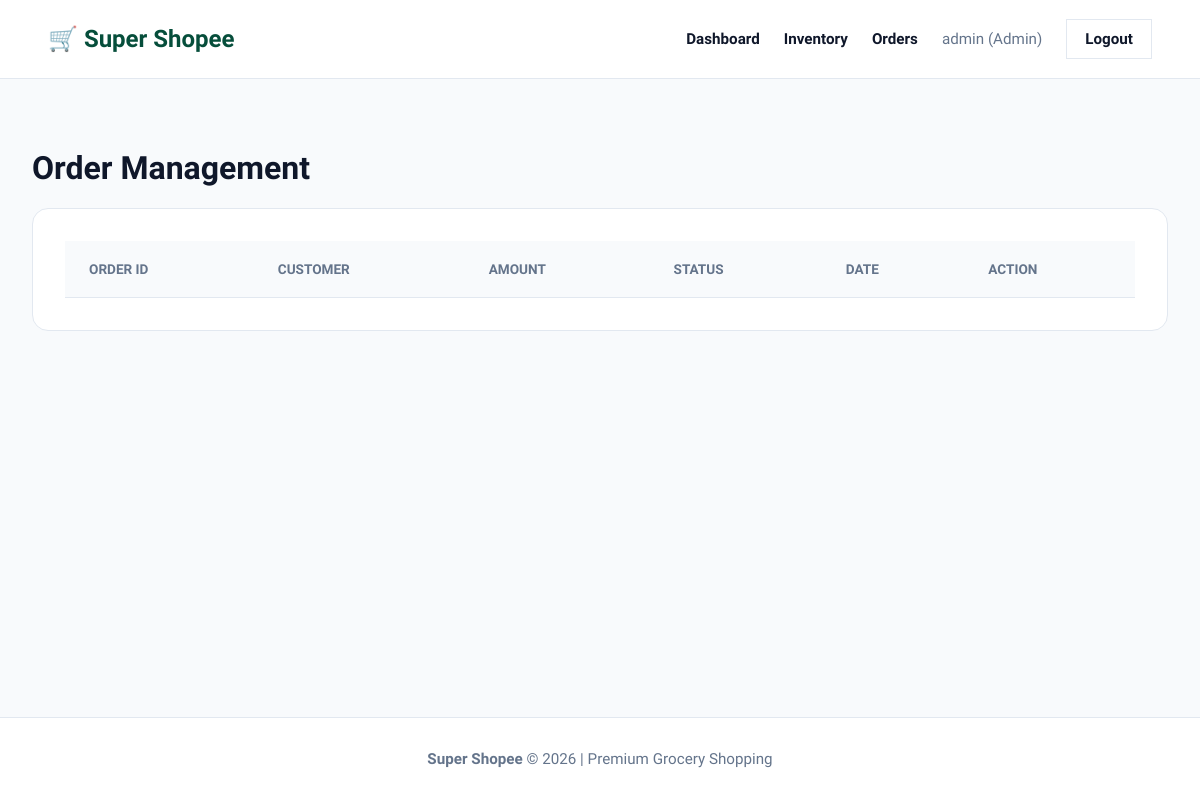
Page /admin/orders (signed in) on the earlier database version.
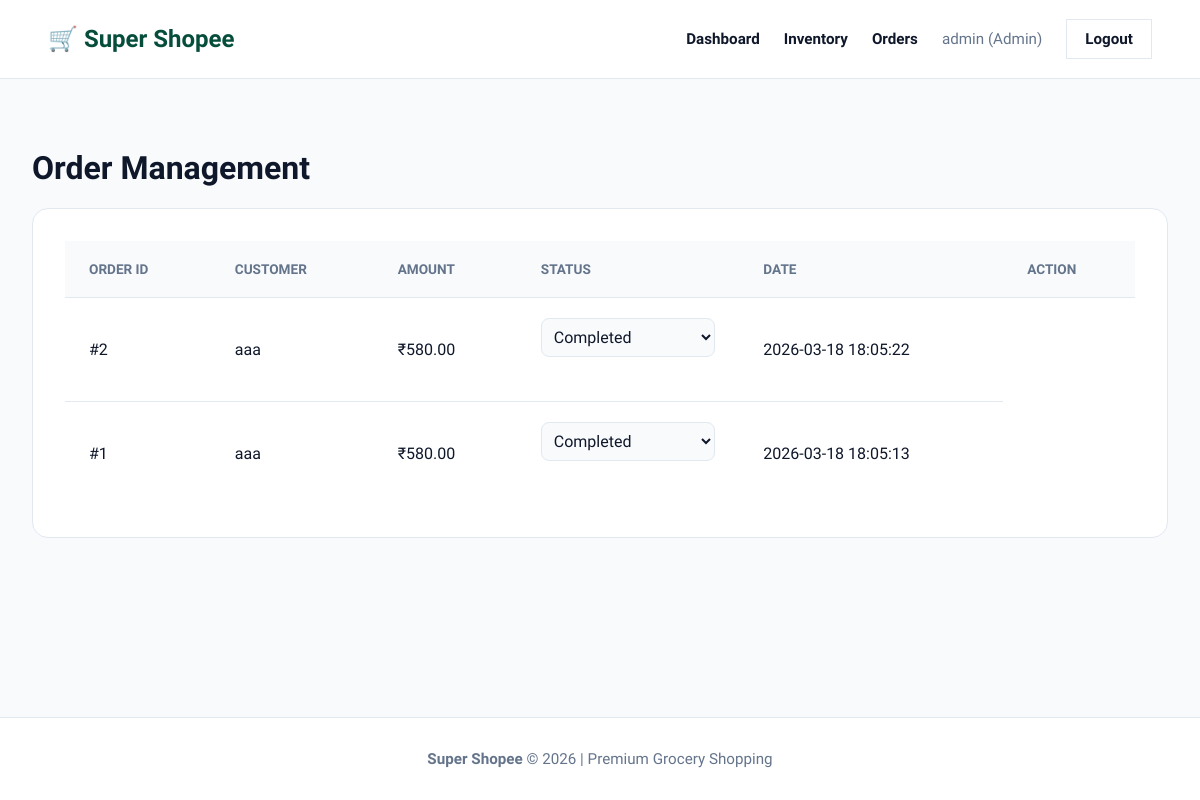
Same page on the later database version.
### tables this page shows
CREATE TABLE orders (id INTEGER PRIMARY KEY AUTOINCREMENT, customer_username TEXT NOT NULL, total_amount REAL NOT NULL, status TEXT NOT NULL, order_date TEXT NOT NULL);

### app.py (the view)
@app.route("/admin/orders")
def admin_orders():
    if session.get("role") != 'Admin':
        return redirect("/")
    conn = get_db()
    orders = conn.execute("SELECT * FROM orders ORDER BY order_date DESC").fetchall()
    conn.close()
    return render_template('orders.html', orders=orders)

### app.py (called while the page is built)
def get_db():
    conn = sqlite3.connect(DB_PATH)
    conn.row_factory = sqlite3.Row
    return conn

### templates/orders.html (shortened to what this page needs)
{% extends "layout.html" %}
{% block content %}
<div class="container">
    <h1>Order Management</h1>
    <div style="background: white; padding: 2rem; border-radius: 16px; border: 1px solid var(--border); overflow-x: auto;">
        <table>
            <thead>
                <tr>
                    <th>Order ID</th>
                    <th>Customer</th>
                    <th>Amount</th>
                    <th>Status</th>
                    <th>Date</th>
                    <th>Action</th>
                </tr>
            </thead>
            <tbody>
                {% for order in orders %}
                <tr>
                    <td>#{{ order['id'] }}</td>
                    <td>{{ order['customer_username'] }}</td>
                    <td>₹{{ "%.2f"|format(order['total_amount']) }}</td>
                    <td>
                        <select onchange="updateStatus({{ order['id'] }}, this.value)" style="padding: 8px; border-radius: 8px; border: 1px solid var(--border);">
                            <option value="Completed" {% if order['status'] == 'Completed' %}selected{% endif %}>Completed</option>
                        </select>
                    </td>
                    <td>{{ order['order_date'] }}</td>
                </tr>
                {% endfor %}
            </tbody>
        </table>
    </div>
</div>
{% endblock %}

Differences in the rows shown:
added orders: id "2", customer_username "aaa", total_amount "580.00", status+id "Completed", order_date "2026-03-18 18:05:22"
added orders: id "1", customer_username "aaa", total_amount "580.00", status+id "Completed", order_date "2026-03-18 18:05:13"
